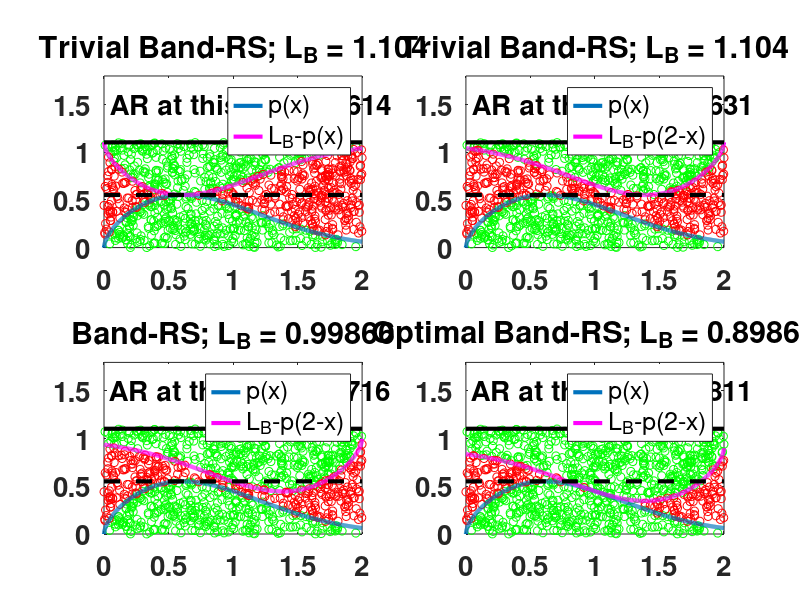
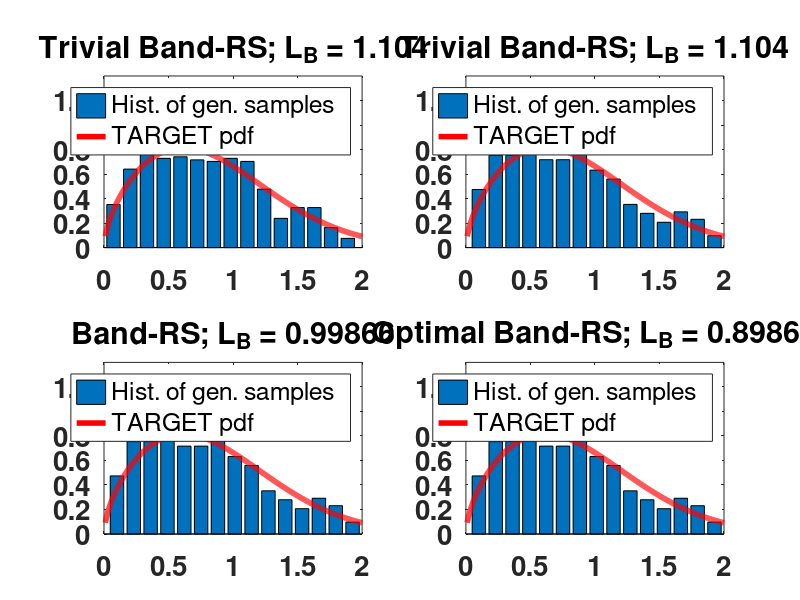

The MATLAB script that drew these images, in order:
%%%%%%%%%%%%%%%%%%%%%%%%%%%%%%%%%%%%%%%%%%%
%%%%%%%%%%%%%%%%%%%%%%%%%%%%%%%%%%%%%%%%%%%
%%%%     BAND REJECTION                  %%
%%%%   FOR TRUNCATED NAKAGAMI PDF        %%
%%%%%%%%%%%%%%%%%%%%%%%%%%%%%%%%%%%%%%%%%%%
%%%%%%%%%%%%%%%%%%%%%%%%%%%%%%%%%%%%%%%%%%%
clear all
close all
clc
%%%%%%%%%%%%%%%
%%%%%%%%%%%%%%%
disp('%%%%%%%%%%%%%%%%%%%%%%%%%%%%%%%%%%%%%%%%%%%')
disp('%%%       BAND REJECTION                %%%')
disp('%%%  FOR TRUNCATED NAKAGAMI PDF         %%%' )
disp('%%%%%%%%%%%%%%%%%%%%%%%%%%%%%%%%%%%%%%%%%%%')
%%%%%%%%%%%%%%%
%%%%%%%%%%%%%%% graphical settings
hfig=figure;
scrsz = get(0,'ScreenSize');
set(hfig,'OuterPosition',[scrsz(1)+400,scrsz(2)+200,1200,800])
%%%%%%%%%%%%%%%
%%%%%%%%%%%%%%%
%%%%%%%%%%%%%%%
%%% TARGET PDFS
m=0.8;
K=1;
a=2;
Tar=@(x) x.^(2*m-1).*exp(-(m/K)*x.^2);
Tar_band=@(x) Tar(a-x);
step=0.001;
x=0:step:a;
disp('  ')
disp('--------------------------------------------------------------------------  ')
disp('  TARGET PDF  ')
disp('  ')
disp('p_o(x) \propto p(x)=x.^(2*m-1).*exp(-(m/K)*x.^2)) with x\in[0,a] ')
disp('  ')
disp(['m = ',num2str(m)])
disp(['K = ',num2str(K)])
disp(['a = ',num2str(a)])
disp('--------------------------------------------------------------------------  ')
disp('  ')
%%%%%%%%%%%%%%%
%%%%%%%%%%%%%%%
%%% maximum values
M=max(Tar(x));
M2=max(Tar(x)+Tar_band(x));
%%%%%%%%%%%%%%%
%%%%%%%%%%%%%%%
N_proposed_samples=1000;
disp(['TOTAL NUMBER OF PROPOSED SAMPLES = ', num2str(N_proposed_samples)])
%%%%%%% GENERATE PROPOSED SAMPLES  %%%%%%%%%%%%%%%%%%%
x_pr=a*rand(1,N_proposed_samples);
y=2*M*rand(1,N_proposed_samples); %%%% FOR RS TESTING
%%%%%%%%%%%%%%%%%%%%%%%%%%%%%%%%%%%%%%%%%%%%%%%%%%%%%%%
%%%%%%%%%%%%%%%%%%%%%%%%%%%%%%%%%%%%%%
%%%%% TRIVIAL BAND REJECTION - 1   %%%
%%%%%%%%%%%%%%%%%%%%%%%%%%%%%%%%%%%%%%
L_B=2*M;
acc_samples_1=find(y<=Tar(x_pr));
acc_samples_2=find(y>L_B-Tar(x_pr));
rej_samples=find(y<=L_B-Tar(x_pr) & y>Tar(x_pr));
x_acc1=[x_pr(acc_samples_1) x_pr(acc_samples_2)];
%%%%
Num_acc1=length(x_acc1);
AR1=Num_acc1/N_proposed_samples;
%%%%%%%%%%%%%%%%%
%%%%%%%%%%%%%%%%%
subplot(2,2,1)
plot(x_pr(acc_samples_1),y(acc_samples_1),'go')
hold on
plot(x_pr(acc_samples_2),y(acc_samples_2),'go')
plot(x_pr(rej_samples),y(rej_samples),'ro')
h(1)=plot(x,Tar(x),'LineWidth',3);
L_B=2*M;
h(2)=plot(x,L_B-Tar(x),'m','LineWidth',3);
plot([0 a],[M M],'k--','LineWidth',3)
plot([0 a],[2*M 2*M],'k-','LineWidth',3)
set(gca,'FontWeight','Bold','FontSize',20)
legend(h,'p(x)','L_B-p(x)')
axis([0 2 0 1.8])
text(0.05,1.5,['AR at this run = ',num2str(AR1)],'FontWeight','Bold','FontSize',20)
title(['Trivial Band-RS; L_B = ',num2str(L_B)])
disp(' ')
disp([' Trivial Band-RS-1; NUMBER OF ACCEPTED SAMPLES in this run = ', num2str(Num_acc1)])
%%%%%%%%%%%%%%%%%%%%%%%%%%%%%%%%%%%%%%%%%%%%%
%%%%%%%%%%%%%%%%%%%%%%%%%%%%%%%%%%%%%%%%%%%%%
%%%%%%%%%%%%%%%%%%%%%%%%%%%%%%%%%%%%%%%%%%%%%
%%%%%%%%%%%%%%%%%%%%%%%%%%%%%%%%%%%%%%
%%%%% TRIVIAL BAND REJECTION - 2   %%%
%%%%%%%%%%%%%%%%%%%%%%%%%%%%%%%%%%%%%%
L_B=2*M;
acc_samples_1=find(y<=Tar(x_pr));
acc_samples_2=find(y>L_B-Tar_band(x_pr));
rej_samples=find(y<=L_B-Tar_band(x_pr) & y>Tar(x_pr));
x_acc2=[x_pr(acc_samples_1) a-x_pr(acc_samples_2)];
%%%%
Num_acc2=length(x_acc2);
AR2=Num_acc2/N_proposed_samples;
%%%%%%%%%%%%%%%%%%%%%%%%%%%%
subplot(2,2,2)
plot(x_pr(acc_samples_1),y(acc_samples_1),'go')
hold on
plot(x_pr(acc_samples_2),y(acc_samples_2),'go')
plot(x_pr(rej_samples),y(rej_samples),'ro')
h(1)=plot(x,Tar(x),'LineWidth',3);
L_B=2*M;
h(2)=plot(x,L_B-Tar_band(x),'m','LineWidth',3);
plot([0 a],[M M],'k--','LineWidth',3)
plot([0 a],[2*M 2*M],'k-','LineWidth',3)
set(gca,'FontWeight','Bold','FontSize',20)
legend(h,'p(x)','L_B-p(2-x)')
axis([0 2 0 1.8])
text(0.05,1.5,['AR at this run = ',num2str(AR2)],'FontWeight','Bold','FontSize',20)
title(['Trivial Band-RS; L_B = ',num2str(L_B)])
disp([' Trivial Band-RS-2; NUMBER OF ACCEPTED SAMPLES in this run = ', num2str(Num_acc2)])
%%%%%%%%%%%%%%%%%%%%%%%%%%%%%%%%%%%%%%%%%%%%%
%%%%%%%%%%%%%%%%%%%%%%%%%%%%%%%%%%%%%%%%%%%%%
%%%%%%%%%%%%%%%%%%%%%%%%%%%%%%%%%%%%%%%%%%%%%
%%%%%%%%%%%%%%%%%%%%%%%%%%%%%%%%%%%%%%
%%%%%      BAND REJECTION - 3      %%%
%%%%%%%%%%%%%%%%%%%%%%%%%%%%%%%%%%%%%%
L_B=M2+0.1;
acc_samples_1=find(y<=Tar(x_pr));
acc_samples_2=find(y>L_B-Tar_band(x_pr));
rej_samples=find(y<=L_B-Tar_band(x_pr) & y>Tar(x_pr));
x_acc3=[x_pr(acc_samples_1) a-x_pr(acc_samples_2)];
%%%%
Num_acc3=length(x_acc3);
AR3=Num_acc3/N_proposed_samples;
%%%%%%%%%%%%%%%%%%%%%%%%%%%%
subplot(2,2,3)
plot(x_pr(acc_samples_1),y(acc_samples_1),'go')
hold on
plot(x_pr(acc_samples_2),y(acc_samples_2),'go')
plot(x_pr(rej_samples),y(rej_samples),'ro')
h(1)=plot(x,Tar(x),'LineWidth',3);
hold on
L_B=M2+0.1;
h(2)=plot(x,L_B-Tar_band(x),'m','LineWidth',3);
plot([0 a],[M M],'k--','LineWidth',3)
plot([0 a],[2*M 2*M],'k-','LineWidth',3)
set(gca,'FontWeight','Bold','FontSize',20)
legend(h,'p(x)','L_B-p(2-x)')
axis([0 2 0 1.8])
text(0.04,1.5,['AR at this run = ',num2str(AR3)],'FontWeight','Bold','FontSize',20)
title(['Band-RS; L_B = ',num2str(L_B)])
disp([' Stand. Band-RS-3;  NUMBER OF ACCEPTED SAMPLES in this run = ', num2str(Num_acc3)])
%%%%%%%%%%%%%%%%%%%%%%%%%%%%%%%%%%%%%%%%%%%%%
%%%%%%%%%%%%%%%%%%%%%%%%%%%%%%%%%%%%%%%%%%%%%
%%%%%%%%%%%%%%%%%%%%%%%%%%%%%%%%%%%%%%%%%%%%%
%%%%%%%%%%%%%%%%%%%%%%%%%%%%%%%%%%%%%%
%%%%% OPTIMAL BAND REJECTION - 4   %%%
%%%%%%%%%%%%%%%%%%%%%%%%%%%%%%%%%%%%%%
subplot(2,2,4)
L_B=M2;
acc_samples_1=find(y<=Tar(x_pr));
acc_samples_2=find(y>L_B-Tar_band(x_pr));
rej_samples=find(y<=L_B-Tar_band(x_pr) & y>Tar(x_pr));
x_acc4=[x_pr(acc_samples_1) a-x_pr(acc_samples_2)];
%%%%
Num_acc4=length(x_acc4);
AR4=Num_acc4/N_proposed_samples;
%%%%%%%%%%%%%%%%%%%%%%%%%%%%%%%%%%%%%%%%%%%%%
plot(x_pr(acc_samples_1),y(acc_samples_1),'go')
hold on
plot(x_pr(acc_samples_2),y(acc_samples_2),'go')
plot(x_pr(rej_samples),y(rej_samples),'ro')
h(1)=plot(x,Tar(x),'LineWidth',3);
hold on
L_B=M2;
h(2)=plot(x,L_B-Tar_band(x),'m','LineWidth',3);
plot([0 a],[M M],'k--','LineWidth',3)
plot([0 a],[2*M 2*M],'k-','LineWidth',3)
set(gca,'FontWeight','Bold','FontSize',20)
legend(h,'p(x)','L_B-p(2-x)')
axis([0 2 0 1.8])
text(0.04,1.5,['AR at this run = ',num2str(AR4)],'FontWeight','Bold','FontSize',20)
title(['Optimal Band-RS; L_B = ',num2str(L_B)])
disp([' Optimal Band-RS-4; NUMBER OF ACCEPTED SAMPLES in this run = ', num2str(Num_acc4)])
%%%%%%%%%%%%%%%%%%%%%%%%%%%%%%%%%%%%%%%%%%%%%%%%%%%%%%%%%%%%%%%%%%%%%%%%%%%
%%%%%%%%%%%%%%%%%%%%%%%%%%%%%%%%%%%%%%%%%%%%%%%%%%%%%%%%%%%%%%%%%%%%%%%%%%%
%%%%%%%%%%%%%%%%%%%%%%%%%%%%%%%%%%%%%%%%%%%%%%%%%%%%%%%%%%%%%%%%%%%%%%%%%%%
%%% plot histograms %%%%
hfig=figure;
scrsz = get(0,'ScreenSize');
set(hfig,'OuterPosition',[scrsz(1)+400,scrsz(2)+200,1200,800])
%%%
subplot(2,2,1)
[e,b]=hist(x_acc1,15);
Zbar=sum(e*(b(2)-b(1)));
hold on
set(gca,'FontWeight','Bold','FontSize',20)
box on
bar(b,1/Zbar*e)
step1=0.001;
x1=0.01:step1:2;
Z=sum(Tar(x1)*step1);
plot(x1,(1/Z)*Tar(x1),'r','LineWidth',4)
legend('Hist. of gen. samples','TARGET pdf')
axis([0 2 0 1.4])
title(['Trivial Band-RS; L_B = ',num2str(2*M)])
%%%%%%%%%%%%%%%%%%%%%%%%%%%%%%%%%%%%%%%%%%%%%%%%%%
subplot(2,2,2)
[e,b]=hist(x_acc2,15);
Zbar=sum(e*(b(2)-b(1)));
hold on
set(gca,'FontWeight','Bold','FontSize',20)
box on
bar(b,1/Zbar*e)
step1=0.001;
x1=0.01:step1:2;
Z=sum(Tar(x1)*step1);
plot(x1,(1/Z)*Tar(x1),'r','LineWidth',4)
legend('Hist. of gen. samples','TARGET pdf')
axis([0 2 0 1.4])
title(['Trivial Band-RS; L_B = ',num2str(2*M)])
%%%%%%%%%%%%%%%%%%%%%%%%%%%%%%%%%%%%%%%%%%%%%%%%%%
subplot(2,2,3)
[e,b]=hist(x_acc2,15);
Zbar=sum(e*(b(2)-b(1)));
hold on
set(gca,'FontWeight','Bold','FontSize',20)
box on
bar(b,1/Zbar*e)
step1=0.001;
x1=0.01:step1:2;
Z=sum(Tar(x1)*step1);
plot(x1,(1/Z)*Tar(x1),'r','LineWidth',4)
legend('Hist. of gen. samples','TARGET pdf')
axis([0 2 0 1.4])
title(['Band-RS; L_B = ',num2str(M2+0.1)])
%%%%%%%%%%%%%%%%%%%%%%%%%%%%%%%%%%%%%%%%%%%%%%%%%%
subplot(2,2,4)
[e,b]=hist(x_acc2,15);
Zbar=sum(e*(b(2)-b(1)));
hold on
set(gca,'FontWeight','Bold','FontSize',20)
box on
bar(b,1/Zbar*e)
step1=0.001;
x1=0.01:step1:2;
Z=sum(Tar(x1)*step1);
plot(x1,(1/Z)*Tar(x1),'r','LineWidth',4)
legend('Hist. of gen. samples','TARGET pdf')
axis([0 2 0 1.4])
title(['Optimal Band-RS; L_B = ',num2str(M2)])
disp(' ')
disp(' ')
disp(' Trivial BandRS-1 and Trivial BandRS-2 are equivalent (see repeating several runs) ')



